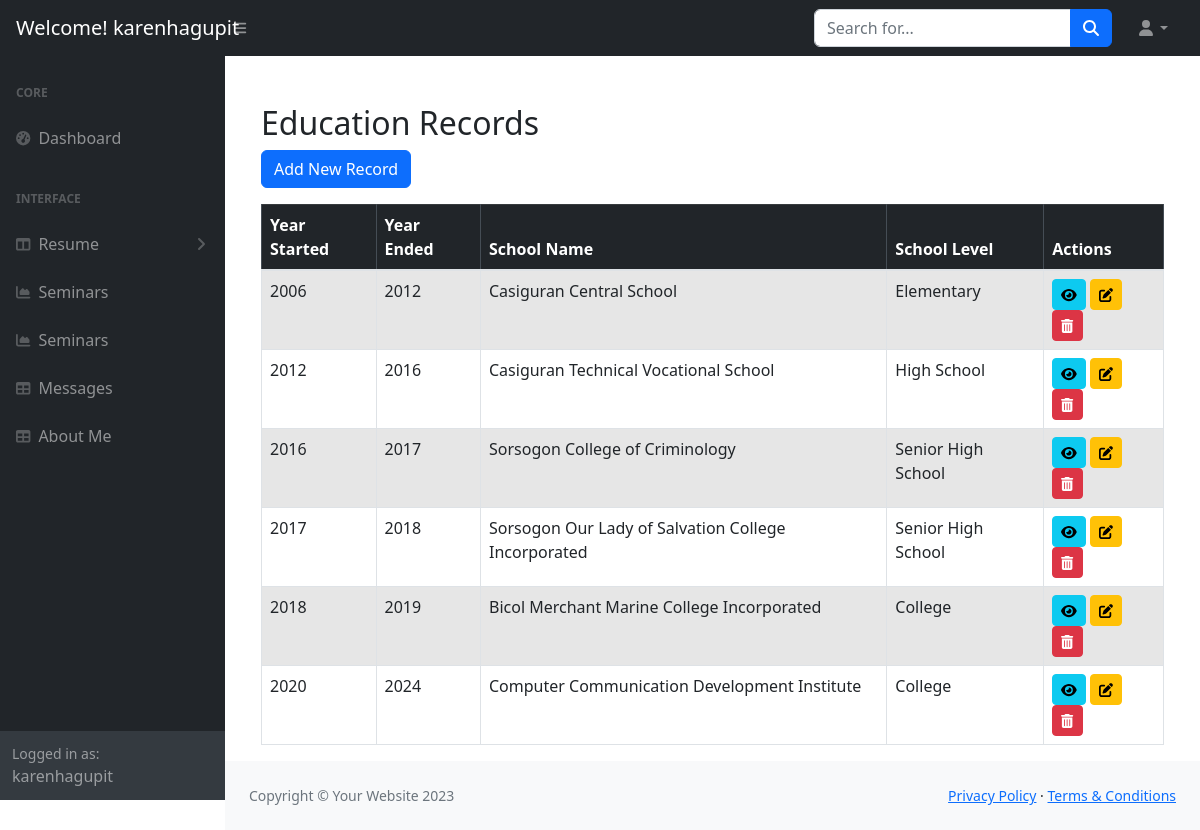
Page /dashboard/dashboard/dash_education.php (signed in) on the committed database.
### tables this page shows
CREATE TABLE `education` (
  `id` int(11) NOT NULL,
  `year_started` int(11) NOT NULL,
  `year_ended` int(11) DEFAULT NULL,
  `school_name` varchar(255) NOT NULL,
  `school_location` varchar(255) NOT NULL,
  `school_level` enum('Elementary','High School','Senior High School','College') NOT NULL,
  `grade_or_year` varchar(50) DEFAULT NULL,
  `course_or_track` varchar(255) DEFAULT NULL,
  `description` text DEFAULT NULL
);

### dashboard/dashboard/dash_education.php (the view, shortened to what this page needs)
<?php
$servername = "localhost";
$username = "u734514591_kenruss";
$password = "RUSSken0617";
$dbname = "u734514591_kenruss";
$conn = new mysqli($servername, $username, $password, $dbname);
$sql = "SELECT * FROM education";
$result = $conn->query($sql);
$username = $_SESSION['user'];
?>
<!DOCTYPE html>
<html lang="en">
    <head>
        <link href="https://cdn.jsdelivr.net/npm/simple-datatables@7.1.2/dist/style.min.css" rel="stylesheet" />
        <link rel="stylesheet" href="https://maxcdn.bootstrapcdn.com/bootstrap/4.5.2/css/bootstrap.min.css">
        <link href="css/styles.css" rel="stylesheet" />
    </head>
    <body class="sb-nav-fixed">
        <nav class="sb-topnav navbar navbar-expand navbar-dark bg-dark">
            <a class="navbar-brand ps-3" href="index.html">Welcome! <?php echo htmlspecialchars($username); ?></h1></a>
            <button class="btn btn-link btn-sm order-1 order-lg-0 me-4 me-lg-0" id="sidebarToggle" href="#!"><i class="fas fa-bars"></i></button>
            <form class="d-none d-md-inline-block form-inline ms-auto me-0 me-md-3 my-2 my-md-0">
                <div class="input-group">
                    <input class="form-control" type="text" placeholder="Search for..." aria-label="Search for..." aria-describedby="btnNavbarSearch" />
                    <button class="btn btn-primary" id="btnNavbarSearch" type="button"><i class="fas fa-search"></i></button>
                </div>
            </form>
            <ul class="navbar-nav ms-auto ms-md-0 me-3 me-lg-4">
                <li class="nav-item dropdown">
                    <a class="nav-link dropdown-toggle" id="navbarDropdown" href="#" role="button" data-bs-toggle="dropdown" aria-expanded="false"><i class="fas fa-user fa-fw"></i></a>
                </li>
            </ul>
        </nav>
        <div id="layoutSidenav">
            <div id="layoutSidenav_nav">
                <nav class="sb-sidenav accordion sb-sidenav-dark" id="sidenavAccordion">
                    <div class="sb-sidenav-menu">
                        <div class="nav">
                            <div class="sb-sidenav-menu-heading">Core</div>
                            <a class="nav-link" href="dashboard.php">
                                <div class="sb-nav-link-icon"><i class="fas fa-tachometer-alt"></i></div>
                                Dashboard
                            </a>
                            <div class="sb-sidenav-menu-heading">Interface</div>
                            <a class="nav-link collapsed" href="#" data-bs-toggle="collapse" data-bs-target="#collapseLayouts" aria-expanded="false" aria-controls="collapseLayouts">
                                <div class="sb-nav-link-icon"><i class="fas fa-columns"></i></div>
                                Resume
                                <div class="sb-sidenav-collapse-arrow"><i class="fas fa-angle-down"></i></div>
                            </a>
                            <a class="nav-link" href="">
                                <div class="sb-nav-link-icon"><i class="fas fa-chart-area"></i></div>
                                Seminars
                            </a>
                            <a class="nav-link" href="dash_seminar.php">
                                <div class="sb-nav-link-icon"><i class="fas fa-chart-area"></i></div>
                                Seminars
                            </a>
                            <a class="nav-link" href="message.php">
                                <div class="sb-nav-link-icon"><i class="fas fa-table"></i></div>
                                Messages
                            </a>
                            <a class="nav-link" href="dash_about.php">
                                <div class="sb-nav-link-icon"><i class="fas fa-table"></i></div>
                                About Me
                            </a>
                        </div>
                    </div>
                    <div class="sb-sidenav-footer">
                        <div class="small">Logged in as:</div>
                        <?php echo htmlspecialchars($username); ?>
                    </div>
                </nav>
            </div>
            <div id="layoutSidenav_content">
                <main>
                <div class="container-fluid px-4">
        <div class="container mt-5">
            <h2>Education Records</h2>
            <a href="add_education.php" class="btn btn-primary mb-3">Add New Record</a>
            <table class="table table-striped table-hover table-bordered">
                <thead class="table-dark">
                    <tr>
                        <th>Year Started</th>
                        <th>Year Ended</th>
                        <th>School Name</th>
                        <th>School Level</th>
                        <th>Actions</th>
                    </tr>
                </thead>
                <tbody>
                    <?php
                    if ($result->num_rows > 0) {
                        while($row = $result->fetch_assoc()) {
                            echo "<tr>
                                <td>" . htmlspecialchars($row["year_started"]) . "</td>
                                <td>" . htmlspecialchars($row["year_ended"]) . "</td>
                                <td>" . htmlspecialchars($row["school_name"]) . "</td>
                                <td>" . htmlspecialchars($row["school_level"]) . "</td>
                                <td>
                                    <a href='view_education.php?id=" . $row["id"] . "' class='btn btn-sm btn-info'>
                                        <i class='fas fa-eye'></i>
                                    </a>
                                    <a href='edit_education.php?id=" . $row["id"] . "' class='btn btn-sm btn-warning'>
                                        <i class='fas fa-edit'></i>
                                    </a>
                                    <a href='delete_education.php?id=" . $row["id"] . "' class='btn btn-sm btn-danger' onclick='return confirm(\"Are you sure?\")'>
                                        <i class='fas fa-trash-alt'></i>
                                    </a>
                                </td>
                            </tr>";
                        }
                    } else {
                        echo "<tr><td colspan='5' class='text-center'>No records found</td></tr>";
                    }
                    ?>
                </tbody>
            </table>
        </div>
    </div>
                </main>
                <footer class="py-4 bg-light mt-auto">
                    <div class="container-fluid px-4">
                        <div class="d-flex align-items-center justify-content-between small">
                            <div class="text-muted">Copyright &copy; Your Website 2023</div>
                            <div>
                                <a href="#">Privacy Policy</a>
                                &middot;
                                <a href="#">Terms &amp; Conditions</a>
                            </div>
                        </div>
                    </div>
                </footer>
            </div>
        </div>
    </body>
</html>

### rows in the picture
education: year_started "2006", year_ended "2012", school_name "Casiguran Central School", school_level "Elementary"
education: year_started "2012", year_ended "2016", school_name "Casiguran Technical Vocational School", school_level "High School"
education: year_started "2016", year_ended "2017", school_name "Sorsogon College of Criminology", school_level "Senior High School"
education: year_started "2017", year_ended "2018", school_name "Sorsogon Our Lady of Salvation College Incorporated", school_level "Senior High School"
education: year_started "2018", year_ended "2019", school_name "Bicol Merchant Marine College Incorporated", school_level "College"
education: year_started "2020", year_ended "2024", school_name "Computer Communication Development Institute", school_level "College"

### other values in the picture
$username "karenhagupit"
